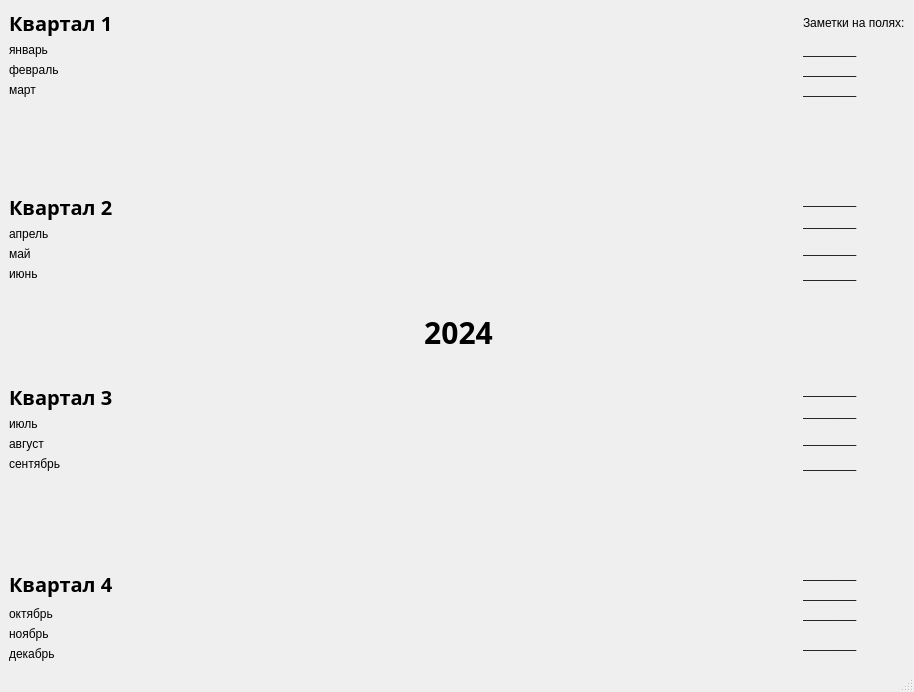
<?xml version="1.0" encoding="UTF-8"?>
<ui version="4.0">
 <class>MainWindow</class>
 <widget class="QMainWindow" name="MainWindow">
  <property name="geometry">
   <rect>
    <x>0</x>
    <y>0</y>
    <width>914</width>
    <height>692</height>
   </rect>
  </property>
  <property name="windowTitle">
   <string>MainWindow</string>
  </property>
  <widget class="QWidget" name="centralwidget">
   <layout class="QGridLayout" name="gridLayout">
    <item row="19" column="2">
     <widget class="QLabel" name="label_69">
      <property name="text">
       <string>________</string>
      </property>
     </widget>
    </item>
    <item row="12" column="2">
     <widget class="QLabel" name="label_65">
      <property name="text">
       <string>________</string>
      </property>
     </widget>
    </item>
    <item row="0" column="0">
     <widget class="QLabel" name="label">
      <property name="styleSheet">
       <string notr="true">font-family: Papyrus; font-size: 20px; font-weight: bold;</string>
      </property>
      <property name="text">
       <string>Квартал 1</string>
      </property>
     </widget>
    </item>
    <item row="2" column="2">
     <widget class="QLabel" name="label_71">
      <property name="text">
       <string>________</string>
      </property>
     </widget>
    </item>
    <item row="22" column="0">
     <widget class="QLabel" name="label_14">
      <property name="styleSheet">
       <string notr="true">font-family: Arial; font-size: 12px;</string>
      </property>
      <property name="text">
       <string>ноябрь</string>
      </property>
     </widget>
    </item>
    <item row="19" column="0" rowspan="2">
     <widget class="QLabel" name="label_4">
      <property name="styleSheet">
       <string notr="true">font-family: Papyrus; font-size: 20px; font-weight: bold;</string>
      </property>
      <property name="text">
       <string>Квартал 4</string>
      </property>
     </widget>
    </item>
    <item row="15" column="2" rowspan="2">
     <widget class="QLabel" name="label_63">
      <property name="text">
       <string>________</string>
      </property>
     </widget>
    </item>
    <item row="12" column="0" rowspan="2">
     <widget class="QLabel" name="label_46">
      <property name="styleSheet">
       <string notr="true">font-family: Papyrus; font-size: 20px; font-weight: bold;</string>
      </property>
      <property name="text">
       <string>Квартал 3</string>
      </property>
     </widget>
    </item>
    <item row="23" column="0">
     <widget class="QLabel" name="label_16">
      <property name="styleSheet">
       <string notr="true">font-family: Arial; font-size: 12px;</string>
      </property>
      <property name="text">
       <string>декабрь</string>
      </property>
     </widget>
    </item>
    <item row="5" column="2">
     <widget class="QLabel" name="label_54">
      <property name="text">
       <string>________</string>
      </property>
     </widget>
    </item>
    <item row="9" column="0">
     <widget class="QLabel" name="label_9">
      <property name="styleSheet">
       <string notr="true">font-family: Arial; font-size: 12px;</string>
      </property>
      <property name="text">
       <string>май</string>
      </property>
     </widget>
    </item>
    <item row="3" column="0">
     <widget class="QLabel" name="label_7">
      <property name="styleSheet">
       <string notr="true">font-family: Arial; font-size: 12px;</string>
      </property>
      <property name="text">
       <string>март</string>
      </property>
     </widget>
    </item>
    <item row="3" column="2">
     <widget class="QLabel" name="label_70">
      <property name="text">
       <string>________</string>
      </property>
     </widget>
    </item>
    <item row="1" column="2">
     <widget class="QLabel" name="label_72">
      <property name="text">
       <string>________</string>
      </property>
     </widget>
    </item>
    <item row="10" column="2">
     <widget class="QLabel" name="label_57">
      <property name="text">
       <string>________</string>
      </property>
     </widget>
    </item>
    <item row="11" column="0">
     <spacer name="verticalSpacer_3">
      <property name="orientation">
       <enum>Qt::Orientation::Vertical</enum>
      </property>
      <property name="sizeHint" stdset="0">
       <size>
        <width>20</width>
        <height>40</height>
       </size>
      </property>
     </spacer>
    </item>
    <item row="1" column="0">
     <widget class="QLabel" name="label_5">
      <property name="styleSheet">
       <string notr="true">font-family: Arial; font-size: 12px;</string>
      </property>
      <property name="text">
       <string>январь</string>
      </property>
     </widget>
    </item>
    <item row="16" column="0">
     <widget class="QLabel" name="label_47">
      <property name="styleSheet">
       <string notr="true">font-family: Arial; font-size: 12px;</string>
      </property>
      <property name="text">
       <string>август</string>
      </property>
     </widget>
    </item>
    <item row="8" column="2" rowspan="2">
     <widget class="QLabel" name="label_56">
      <property name="text">
       <string>________</string>
      </property>
     </widget>
    </item>
    <item row="0" column="2">
     <widget class="QLabel" name="label_73">
      <property name="text">
       <string>Заметки на полях:</string>
      </property>
     </widget>
    </item>
    <item row="20" column="2">
     <widget class="QLabel" name="label_68">
      <property name="text">
       <string>________</string>
      </property>
     </widget>
    </item>
    <item row="21" column="0">
     <widget class="QLabel" name="label_15">
      <property name="styleSheet">
       <string notr="true">font-family: Arial; font-size: 12px;</string>
      </property>
      <property name="text">
       <string>октябрь</string>
      </property>
     </widget>
    </item>
    <item row="22" column="2" rowspan="2">
     <widget class="QLabel" name="label_66">
      <property name="text">
       <string>________</string>
      </property>
     </widget>
    </item>
    <item row="5" column="0" rowspan="2">
     <widget class="QLabel" name="label_2">
      <property name="styleSheet">
       <string notr="true">font-family: Papyrus; font-size: 20px; font-weight: bold;
</string>
      </property>
      <property name="text">
       <string>Квартал 2</string>
      </property>
     </widget>
    </item>
    <item row="13" column="2" rowspan="2">
     <widget class="QLabel" name="label_64">
      <property name="text">
       <string>________</string>
      </property>
     </widget>
    </item>
    <item row="17" column="0">
     <widget class="QLabel" name="label_49">
      <property name="styleSheet">
       <string notr="true">font-family: Arial; font-size: 12px;</string>
      </property>
      <property name="text">
       <string>сентябрь</string>
      </property>
     </widget>
    </item>
    <item row="7" column="0" rowspan="2">
     <widget class="QLabel" name="label_8">
      <property name="styleSheet">
       <string notr="true">font-family: Arial; font-size: 12px;</string>
      </property>
      <property name="text">
       <string>апрель</string>
      </property>
     </widget>
    </item>
    <item row="11" column="1">
     <widget class="QLabel" name="label_17">
      <property name="styleSheet">
       <string notr="true">font-family: Papyrus; font-size: 30px; font-weight: bold;</string>
      </property>
      <property name="text">
       <string>2024</string>
      </property>
      <property name="alignment">
       <set>Qt::AlignmentFlag::AlignCenter</set>
      </property>
     </widget>
    </item>
    <item row="2" column="0">
     <widget class="QLabel" name="label_6">
      <property name="styleSheet">
       <string notr="true">font-family: Arial; font-size: 12px;</string>
      </property>
      <property name="text">
       <string>февраль</string>
      </property>
     </widget>
    </item>
    <item row="10" column="0">
     <widget class="QLabel" name="label_10">
      <property name="styleSheet">
       <string notr="true">font-family: Arial; font-size: 12px;</string>
      </property>
      <property name="text">
       <string>июнь</string>
      </property>
     </widget>
    </item>
    <item row="6" column="2" rowspan="2">
     <widget class="QLabel" name="label_55">
      <property name="text">
       <string>________</string>
      </property>
     </widget>
    </item>
    <item row="18" column="0">
     <spacer name="verticalSpacer_2">
      <property name="orientation">
       <enum>Qt::Orientation::Vertical</enum>
      </property>
      <property name="sizeHint" stdset="0">
       <size>
        <width>20</width>
        <height>40</height>
       </size>
      </property>
     </spacer>
    </item>
    <item row="17" column="2">
     <widget class="QLabel" name="label_62">
      <property name="text">
       <string>________</string>
      </property>
     </widget>
    </item>
    <item row="14" column="0" rowspan="2">
     <widget class="QLabel" name="label_48">
      <property name="styleSheet">
       <string notr="true">font-family: Arial; font-size: 12px;</string>
      </property>
      <property name="text">
       <string>июль</string>
      </property>
     </widget>
    </item>
    <item row="21" column="2">
     <widget class="QLabel" name="label_67">
      <property name="text">
       <string>________</string>
      </property>
     </widget>
    </item>
    <item row="4" column="0">
     <spacer name="verticalSpacer">
      <property name="orientation">
       <enum>Qt::Orientation::Vertical</enum>
      </property>
      <property name="sizeHint" stdset="0">
       <size>
        <width>20</width>
        <height>40</height>
       </size>
      </property>
     </spacer>
    </item>
    <item row="4" column="1">
     <spacer name="horizontalSpacer">
      <property name="orientation">
       <enum>Qt::Orientation::Horizontal</enum>
      </property>
      <property name="sizeHint" stdset="0">
       <size>
        <width>40</width>
        <height>20</height>
       </size>
      </property>
     </spacer>
    </item>
    <item row="18" column="1">
     <spacer name="horizontalSpacer_2">
      <property name="orientation">
       <enum>Qt::Orientation::Horizontal</enum>
      </property>
      <property name="sizeHint" stdset="0">
       <size>
        <width>40</width>
        <height>20</height>
       </size>
      </property>
     </spacer>
    </item>
    <item row="11" column="2">
     <spacer name="verticalSpacer_4">
      <property name="orientation">
       <enum>Qt::Orientation::Vertical</enum>
      </property>
      <property name="sizeHint" stdset="0">
       <size>
        <width>20</width>
        <height>40</height>
       </size>
      </property>
     </spacer>
    </item>
   </layout>
  </widget>
  <widget class="QMenuBar" name="menubar">
   <property name="geometry">
    <rect>
     <x>0</x>
     <y>0</y>
     <width>914</width>
     <height>21</height>
    </rect>
   </property>
  </widget>
  <widget class="QStatusBar" name="statusbar"/>
 </widget>
 <resources/>
 <connections/>
</ui>
